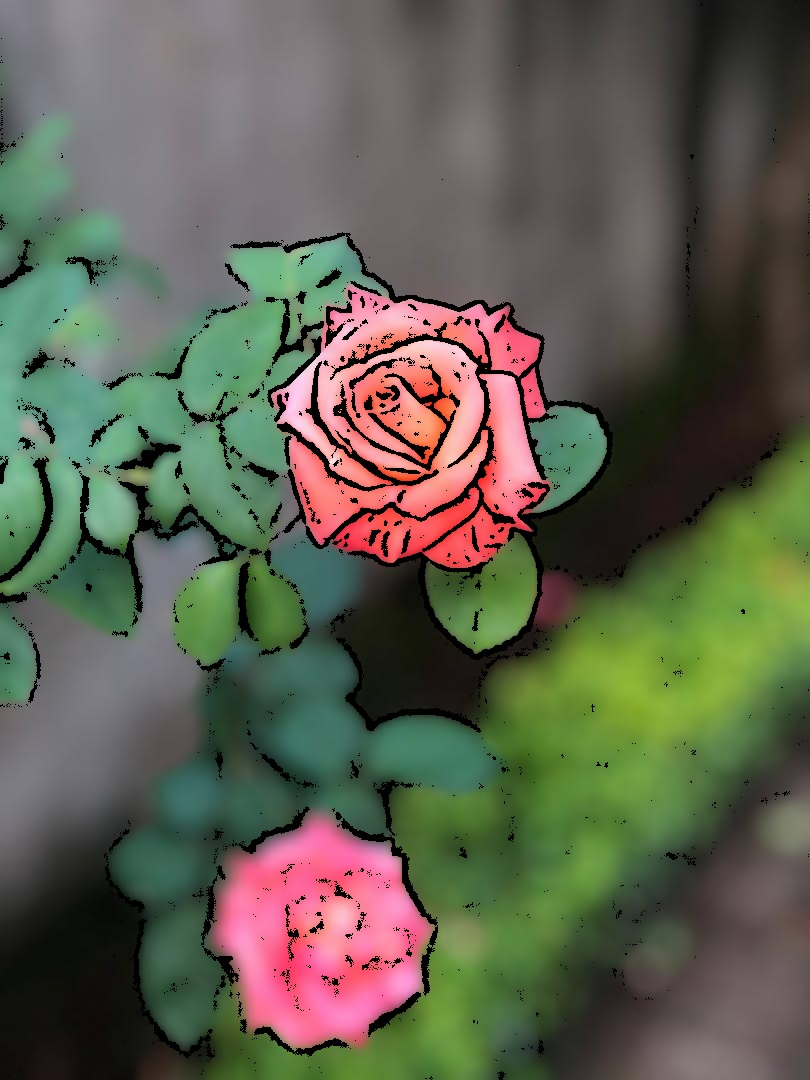
#> input picture data/cartoonized_images/1.jpg, 810 x 1080 px
$ python -i cartoonization_methods.py   (imports and definitions only)
#> lines starting #> are read from the running program, lines starting #| are printed output that depends on the picture; after the words box and inside, x2 and y2 are one past the last pixel; in counts of white or black regions, pixels touching at a corner belong together
#> further down, picture is the input picture: shape (1080, 810, 3); mean B, G, R 80, 96.3, 94.6
import logging
import cv2

# Create and configure the logger
# [7 lines not run here, left out]

logger = logging.getLogger()

# Cartoonizer 1
def cartoonizer_1(image):
    logger.info('Using cartoonizer 1')

    try:
        ## Grayscale the image
        gray = cv2.cvtColor(image, cv2.COLOR_BGR2GRAY)

        ## Apply median blur to smoothen the image
        gray_blur = cv2.medianBlur(gray, 5)

        ## Detect edges using adaptive thresholding
        edges = cv2.adaptiveThreshold(gray_blur, 255, cv2.ADAPTIVE_THRESH_MEAN_C, cv2.THRESH_BINARY, 9, 9)

        ## Convert edges back to color
        edges = cv2.cvtColor(edges, cv2.COLOR_GRAY2BGR)

        ## Apply bitwise_and to merge the edges with the original image
        cartoon = cv2.bitwise_and(image, edges)
    except Exception as e:
        logger.error(e)
        return
    else:
        logger.info('Complete')
        return cartoon

# Cartoonizer 2
def cartoonizer_2(image):
    logger.info('Using cartoonizer 2')

    try:
        ## Apply bilateral filter to smoothen the image while preserving edges
        bilateral_filtered_image = cv2.bilateralFilter(image, 7, 75, 75)

        ## Convert image to grayscale
        gray_image = cv2.cvtColor(bilateral_filtered_image, cv2.COLOR_BGR2GRAY)
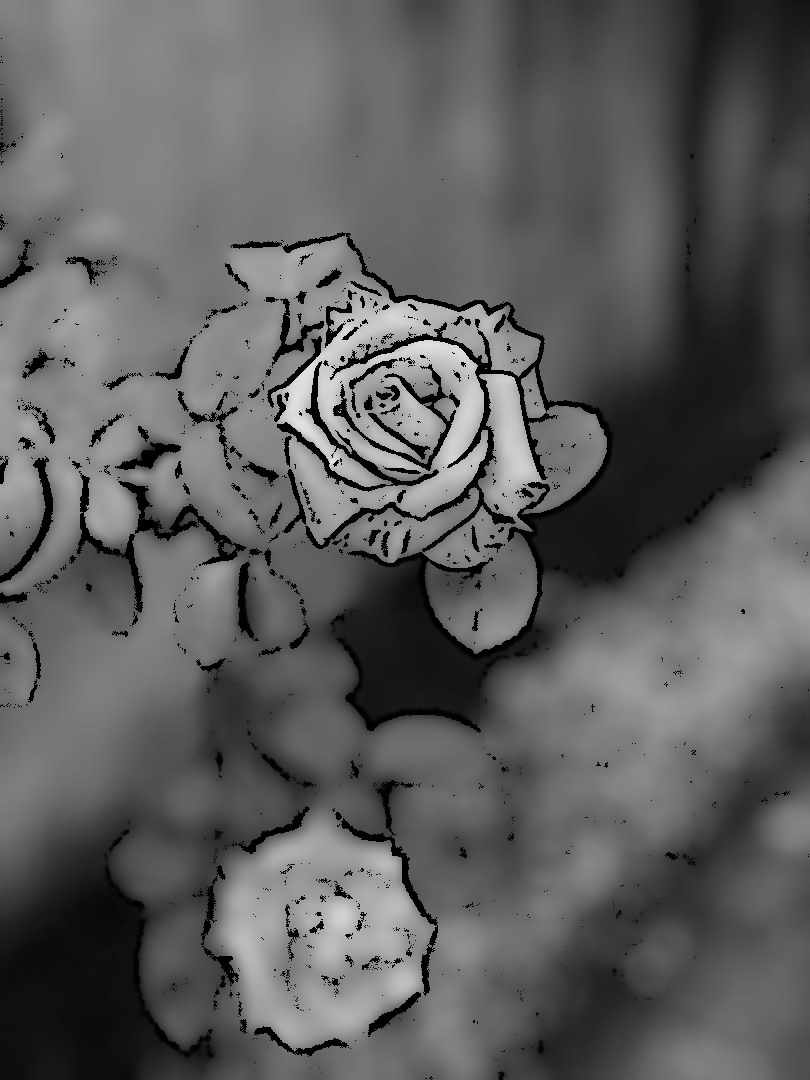
#> gray_image: shape (1080, 810); min 0, max 230, mean 94

        ## Apply adaptive thresholding to extract edges
        edge_detected_image = cv2.adaptiveThreshold(gray_image, 255, cv2.ADAPTIVE_THRESH_MEAN_C, cv2.THRESH_BINARY, 9, 2)
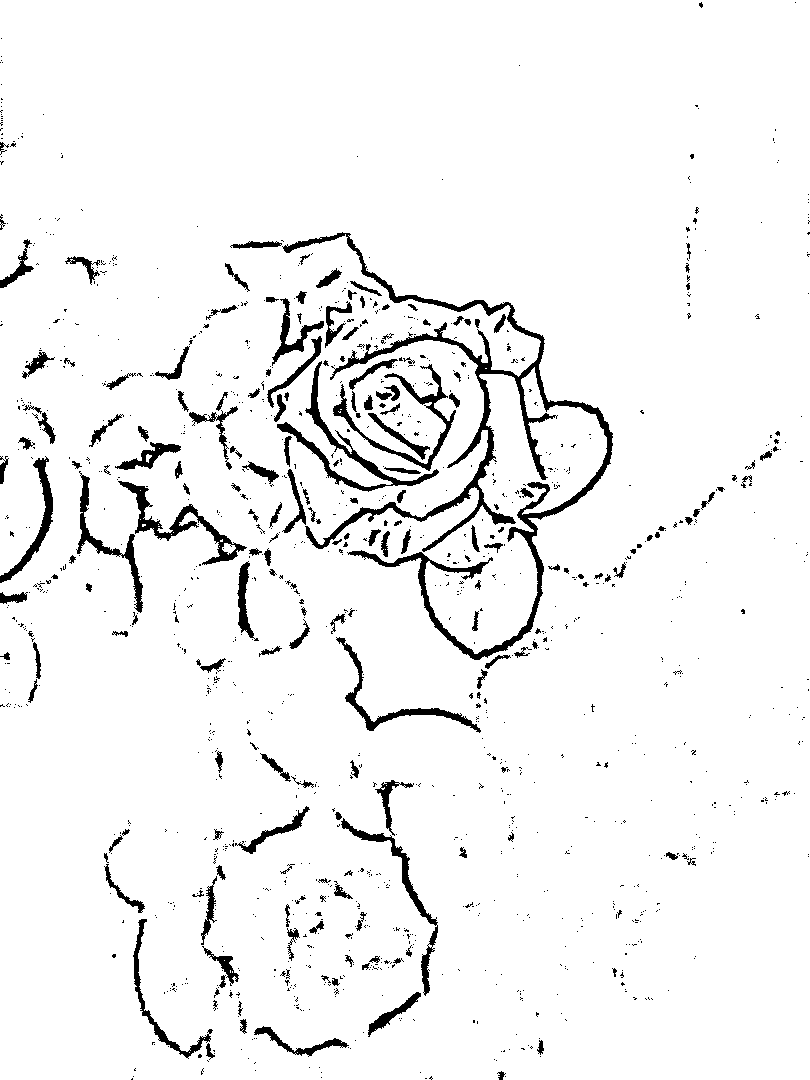
#> edge_detected_image: shape (1080, 810); 94.9% white; 1270 black regions (1074 under 20 px), largest, box (x1, y1, x2, y2) and area: (282, 232, 613, 660) 11135, (277, 361, 439, 492) 2072, (118, 481, 247, 565) 1710

        ## Convert edges back to color
        edge_detected_image = cv2.cvtColor(edge_detected_image, cv2.COLOR_GRAY2BGR)

        ## Apply bitwise_and to merge the edges with the original image
        cartoon_image = cv2.bitwise_and(bilateral_filtered_image, edge_detected_image)

        ## Apply bilateral filter to smoothen the image while preserving edges
        bilateral_filtered_image = cv2.bilateralFilter(image, 7, 75, 75)

        ## Convert image to grayscale
        gray_image = cv2.cvtColor(bilateral_filtered_image, cv2.COLOR_BGR2GRAY)

        ## Apply adaptive thresholding to extract edges
        edge_detected_image = cv2.adaptiveThreshold(gray_image, 255, cv2.ADAPTIVE_THRESH_MEAN_C, cv2.THRESH_BINARY, 9, 2)

        ## Convert edges back to color
        edge_detected_image = cv2.cvtColor(edge_detected_image, cv2.COLOR_GRAY2BGR)

        ## Apply bitwise_and to merge the edges with the original image
        cartoon = cv2.bitwise_and(bilateral_filtered_image, edge_detected_image)
    except Exception as e:
        logger.error(e)
        return
    else:
        logger.info('Complete')
        return cartoon

# If the module is correctly loaded
msg = 'Cartoonization methods loaded successfully'
# [1 line not run here, left out]

>>> import cv2
>>> picture = cv2.imread('../data/cartoonized_images/1.jpg')
>>> result = cartoonizer_2(picture)

$ run again, on data/cartoonized_images/101.jpg
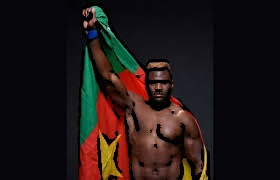
#> input picture data/cartoonized_images/101.jpg, 280 x 180 px
#> picture is the input picture: shape (180, 280, 3); mean B, G, R 21.8, 22.1, 31.8
#> in cartoonizer_2, `edge_detected_image = cv2.adaptiveThreshold(gray_image, 255, cv2.ADAPT..`:
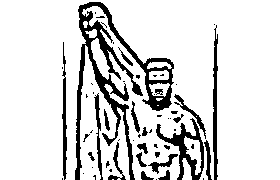
#> edge_detected_image: shape (180, 280); 85.6% white; 58 black regions (37 under 20 px), largest, box (x1, y1, x2, y2) and area: (75, 2, 174, 180) 3734, (156, 118, 204, 180) 865, (213, 25, 218, 180) 522
#> in cartoonizer_2, `cartoon_image = cv2.bitwise_and(bilateral_filtered_image, edge_detecte..`:
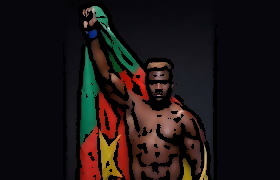
#> cartoon_image: shape (180, 280, 3); mean B, G, R 19.8, 19.7, 27.2

$ run again, on data/cartoonized_images/115.jpg
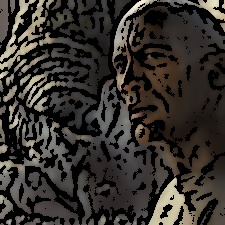
#> input picture data/cartoonized_images/115.jpg, 225 x 225 px
#> picture is the input picture: shape (225, 225, 3); mean B, G, R 45, 49, 53.1
#> in cartoonizer_2, `gray_image = cv2.cvtColor(bilateral_filtered_image, cv2.COLOR_BGR2GRAY)`:
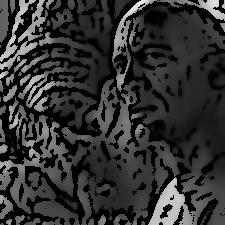
#> gray_image: shape (225, 225); min 0, max 236, mean 50.1
#> in cartoonizer_2, `edge_detected_image = cv2.adaptiveThreshold(gray_image, 255, cv2.ADAPT..`:
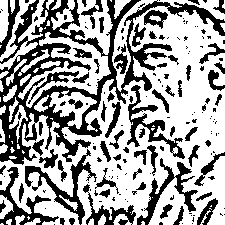
#> edge_detected_image: shape (225, 225); 63.1% white; 174 black regions (111 under 20 px), largest, box (x1, y1, x2, y2) and area: (0, 0, 225, 165) 8529, (25, 149, 97, 225) 1069, (127, 85, 185, 159) 934
